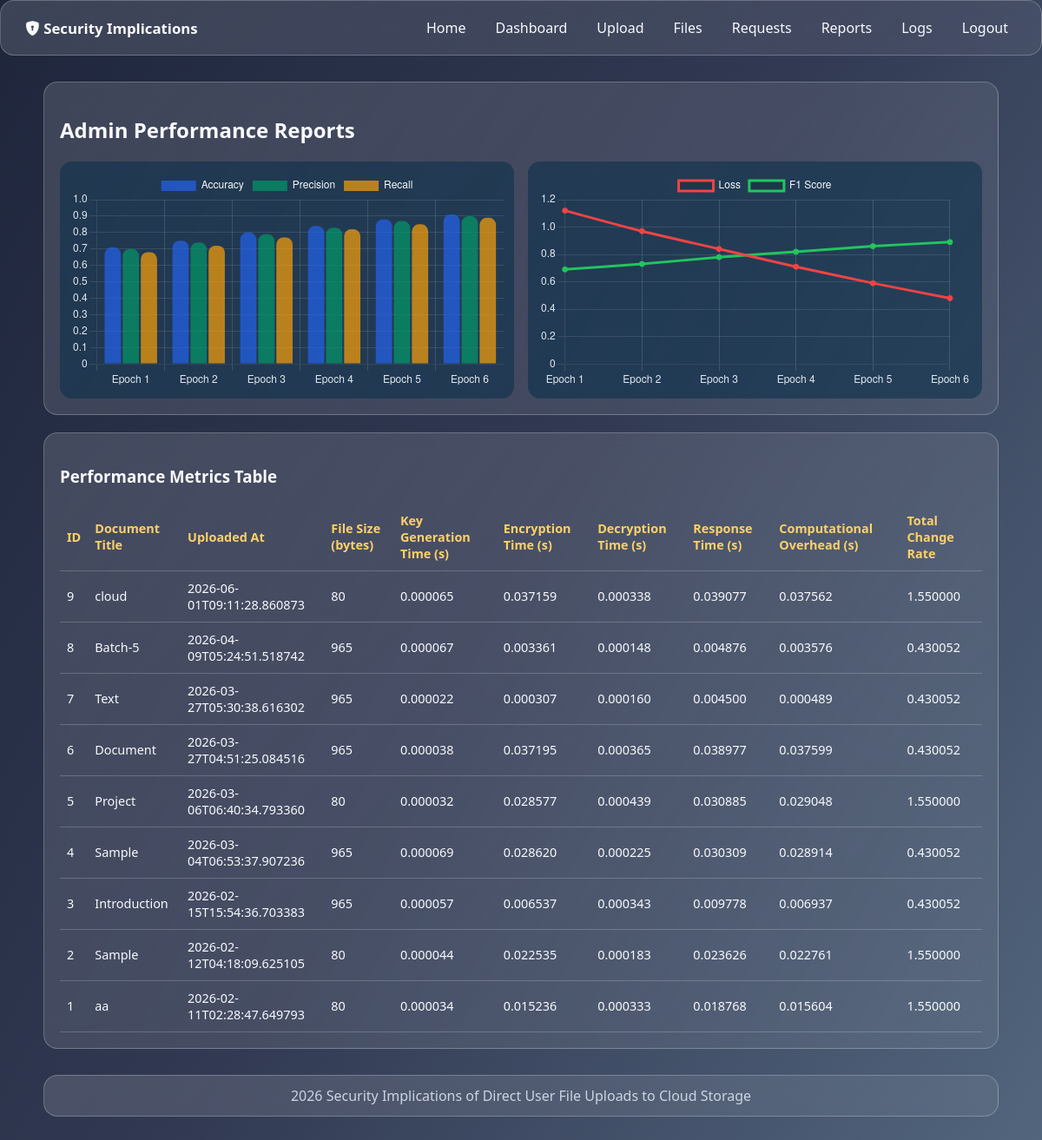
The page /admin/reports (signed in) on the database its author committed.
### tables this page shows
CREATE TABLE uploads (
    id INTEGER PRIMARY KEY AUTOINCREMENT,
    user_id INTEGER NOT NULL,
    document_title TEXT NOT NULL,
    original_filename TEXT NOT NULL,
    encrypted_path TEXT NOT NULL,
    file_hash TEXT NOT NULL,
    file_size INTEGER NOT NULL,
    aes_key TEXT NOT NULL,
    blockchain_tx_hash TEXT NOT NULL,
    uploaded_at TEXT NOT NULL,
    key_generation_time REAL NOT NULL,
    encryption_time REAL NOT NULL,
    decryption_time REAL NOT NULL,
    response_time REAL NOT NULL,
    computational_overhead REAL NOT NULL,
    total_change_rate REAL NOT NULL,
    FOREIGN KEY(user_id) REFERENCES users(id)
);

### app.py (the view)
@app.route("/admin/reports")
@login_required
@role_required("admin")
def admin_reports():
    db = get_db()
    metrics = db.execute("SELECT * FROM training_metrics ORDER BY epoch ASC").fetchall()
    perf = db.execute(
        """
        SELECT id, document_title, uploaded_at, file_size,
               key_generation_time, encryption_time, decryption_time,
               response_time, computational_overhead, total_change_rate
        FROM uploads
        ORDER BY id DESC
        """
    ).fetchall()
    return render_template("reports.html", metrics=metrics, perf=perf, page_title="Admin Performance Reports")

### app.py (called while the page is built)
def get_db():
    if "db" not in g:
        g.db = sqlite3.connect(DB_PATH)
        g.db.row_factory = sqlite3.Row
    return g.db

def login_required(view):
    @wraps(view)
    def wrapped(*args, **kwargs):
        if session.get("user_id") is None:
            return redirect(url_for("login"))
        return view(*args, **kwargs)
    return wrapped

def role_required(role):
    def decorator(view):
        @wraps(view)
        def wrapped(*args, **kwargs):
            if session.get("role") != role:
                flash("Access denied.", "danger")
                return redirect(url_for("dashboard"))
            return view(*args, **kwargs)
        return wrapped
    return decorator

@app.context_processor
def inject_now():
    return {"now_year": datetime.utcnow().year}

### templates/reports.html
{% extends "base.html" %}
{% block content %}
<section class="panel glass">
  <h2>{{ page_title }}</h2>
  <div class="chart-grid">
    <div class="chart-card"><canvas id="barChart"></canvas></div>
    <div class="chart-card"><canvas id="lineChart"></canvas></div>
  </div>
</section>
<section class="panel glass">
  <h3>Performance Metrics Table</h3>
  <table>
    <thead>
      <tr>
        <th>ID</th>
        <th>Document Title</th>
        <th>Uploaded At</th>
        <th>File Size (bytes)</th>
        <th>Key Generation Time (s)</th>
        <th>Encryption Time (s)</th>
        <th>Decryption Time (s)</th>
        <th>Response Time (s)</th>
        <th>Computational Overhead (s)</th>
        <th>Total Change Rate</th>
      </tr>
    </thead>
    <tbody>
      {% for row in perf %}
      <tr>
        <td>{{ row.id }}</td>
        <td>{{ row.document_title }}</td>
        <td>{{ row.uploaded_at }}</td>
        <td>{{ row.file_size }}</td>
        <td>{{ "%.6f"|format(row.key_generation_time) }}</td>
        <td>{{ "%.6f"|format(row.encryption_time) }}</td>
        <td>{{ "%.6f"|format(row.decryption_time) }}</td>
        <td>{{ "%.6f"|format(row.response_time) }}</td>
        <td>{{ "%.6f"|format(row.computational_overhead) }}</td>
        <td>{{ "%.6f"|format(row.total_change_rate) }}</td>
      </tr>
      {% endfor %}
    </tbody>
  </table>
</section>
{% endblock %}
{% block scripts %}
<script>
  const metricRows = [
    {% for m in metrics %}
      { epoch: {{ m.epoch }}, accuracy: {{ m.accuracy }}, loss: {{ m.loss }}, precision: {{ m.precision_score }}, recall: {{ m.recall_score }}, f1: {{ m.f1_score }} },
    {% endfor %}
  ];
  renderPerformanceCharts(metricRows);
</script>
{% endblock %}

### static/css/style.css (style rules this page uses)
:root { --bg-1: #0b132b; --bg-2: #1c2541; --bg-3: #3a506b; --accent: #5bc0be; --accent-2: #ffd166; --text: #f8fafc; --muted: #cbd5e1; }
* { box-sizing: border-box; }
body { margin: 0; min-height: 100vh; color: var(--text); font-family: "Segoe UI", Tahoma, Geneva, Verdana, sans-serif; background: linear-gradient( 120deg, rgba(11, 19, 43, 0.92), rgba(28, 37, 65, 0.9), rgba(58, 80, 107, 0.88) ), url("https://images.unsplash.com/photo-1558494949-ef010cbdcc31?auto=format&fit=crop&w=1600&q=80") center/cover fixed; }
.glass { background: linear-gradient( 135deg, rgba(255, 255, 255, 0.14), rgba(255, 255, 255, 0.06) ); border: 1px solid rgba(255, 255, 255, 0.24); backdrop-filter: blur(12px); border-radius: 16px; }
.card, .metric-card, .panel { padding: 18px; }
table { width: 100%; border-collapse: collapse; margin-top: 10px; font-size: 0.9rem; }
th, td { border-bottom: 1px solid rgba(255, 255, 255, 0.2); padding: 10px 8px; text-align: left; }
th { color: var(--accent-2); font-weight: 600; }
.chart-grid { display: grid; gap: 16px; grid-template-columns: repeat(auto-fit, minmax(280px, 1fr)); }
.chart-card { padding: 12px; background: rgba(8, 47, 73, 0.55); border-radius: 14px; }

### rows shown on the page
uploads: id "9", document_title "cloud", uploaded_at "2026-06-01T09:11:28.860873", file_size "80", key_generation_time "0.000065", encryption_time "0.037159", decryption_time "0.000338", response_time "0.039077", computational_overhead "0.037562", total_change_rate "1.550000"
uploads: id "8", document_title "Batch-5", uploaded_at "2026-04-09T05:24:51.518742", file_size "965", key_generation_time "0.000067", encryption_time "0.003361", decryption_time "0.000148", response_time "0.004876", computational_overhead "0.003576", total_change_rate "0.430052"
uploads: id "7", document_title "Text", uploaded_at "2026-03-27T05:30:38.616302", file_size "965", key_generation_time "0.000022", encryption_time "0.000307", decryption_time "0.000160", response_time "0.004500", computational_overhead "0.000489", total_change_rate "0.430052"
uploads: id "6", document_title "Document", uploaded_at "2026-03-27T04:51:25.084516", file_size "965", key_generation_time "0.000038", encryption_time "0.037195", decryption_time "0.000365", response_time "0.038977", computational_overhead "0.037599", total_change_rate "0.430052"
uploads: id "5", document_title "Project", uploaded_at "2026-03-06T06:40:34.793360", file_size "80", key_generation_time "0.000032", encryption_time "0.028577", decryption_time "0.000439", response_time "0.030885", computational_overhead "0.029048", total_change_rate "1.550000"
uploads: id "4", document_title "Sample", uploaded_at "2026-03-04T06:53:37.907236", file_size "965", key_generation_time "0.000069", encryption_time "0.028620", decryption_time "0.000225", response_time "0.030309", computational_overhead "0.028914", total_change_rate "0.430052"
uploads: id "3", document_title "Introduction", uploaded_at "2026-02-15T15:54:36.703383", file_size "965", key_generation_time "0.000057", encryption_time "0.006537", decryption_time "0.000343", response_time "0.009778", computational_overhead "0.006937", total_change_rate "0.430052"
uploads: id "2", document_title "Sample", uploaded_at "2026-02-12T04:18:09.625105", file_size "80", key_generation_time "0.000044", encryption_time "0.022535", decryption_time "0.000183", response_time "0.023626", computational_overhead "0.022761", total_change_rate "1.550000"
uploads: id "1", document_title "aa", uploaded_at "2026-02-11T02:28:47.649793", file_size "80", key_generation_time "0.000034", encryption_time "0.015236", decryption_time "0.000333", response_time "0.018768", computational_overhead "0.015604", total_change_rate "1.550000"

### other values the page prints
{{ page_title }} "Admin Performance Reports"
chart data {{ m.epoch }} 1, 2, 3, 4, 5, 6
chart data {{ m.accuracy }} 0.71, 0.75, 0.8, 0.84, 0.88, 0.91
chart data {{ m.loss }} 1.12, 0.97, 0.84, 0.71, 0.59, 0.48
chart data {{ m.precision_score }} 0.7, 0.74, 0.79, 0.83, 0.87, 0.9
